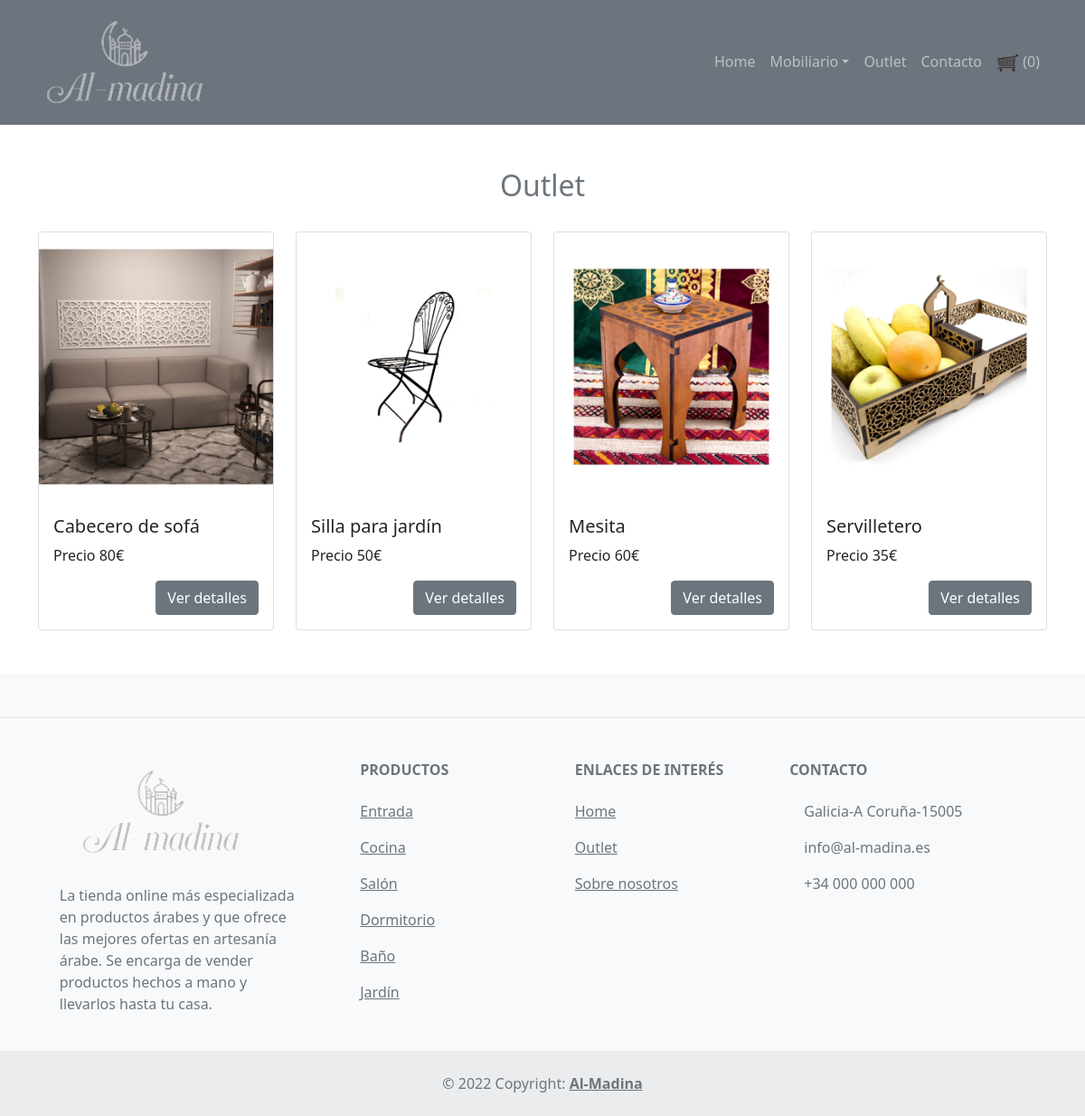
/outlet.php, run on the app's committed database.
### tables this page shows
CREATE TABLE `outlet` (
  `PID` int(20) NOT NULL,
  `PRODUCT` varchar(20) NOT NULL,
  `PRICE` int(20) NOT NULL,
  `IMAGE` varchar(20) NOT NULL,
  `DESCRIPTION` varchar(250) NOT NULL
);

### outlet.php (the view, shortened to what this page needs)
<?php
	include "config.php";
	$data=[];
	$sql="select * from outlet";
	$res=$con->query($sql);
	if($res->num_rows>0){
		while($row=$res->fetch_assoc()){
			$data[]=$row;
		}
	}
?>
<html>
	<head>
		<link rel="stylesheet" href="https://maxcdn.bootstrapcdn.com/bootstrap/4.0.0/css/bootstrap.min.css">
    </head>
    <body>
		<?php include "navbar.php"; ?>
        <div class='container mt-5 pb-5'>
			<h2 class='text-muted mb-4 text-center'>Outlet</h2>
			<div class='row'>
				<?php foreach($data as $row): ?>
					<div class='col-md-3 mt-2'>
						<div class="card">
						  <img class="card-img-top" src="images/<?php echo $row["IMAGE"]; ?>" >
						  <div class="card-body">
							<h5 class="card-title"><?php echo $row["PRODUCT"]; ?></h5>
							<p class="card-text">
								Precio <?php echo $row["PRICE"]; ?>€
							</p>
							<a href="view_details_outlet.php?id=<?php echo $row["PID"]; ?>" class='btn btn-secondary  float-right' >Ver detalles</a>
						  </div>
						</div>
					</div>
				<?php endforeach; ?>
			</div>
		</div>
	<footer class="text-center text-lg-start bg-light text-muted">
		<section class="d-flex justify-content-center justify-content-lg-between p-4 border-bottom">
		</section>
		<section class="">
			<div class="container text-center text-md-start mt-5">
				<div class="row mt-3">
					<div class="col-md-3 col-lg-4 col-xl-3 mx-auto mb-4">
						<h6 class="text-uppercase fw-bold mb-4">
							<i class="fas fa-gem me-3"></i><img src="images/logo1.png">
						</h6>
						<p>
							La tienda online más especializada en productos árabes y que ofrece las mejores ofertas en artesanía árabe. Se encarga de vender productos hechos a mano y llevarlos hasta tu casa.
						</p>
					</div>
					<div class="col-md-2 col-lg-2 col-xl-2 mx-auto mb-4">
						<h6 class="text-uppercase fw-bold mb-4">
							Productos
						</h6>
						<p>
							<a href="index.php" class="text-reset">Entrada</a>
						</p>
						<p>
							<a href="cocina.php" class="text-reset">Cocina</a>
						</p>
						<p>
							<a href="salon.php" class="text-reset">Salón</a>
						</p>
						<p>
							<a href="dormitorio.php" class="text-reset">Dormitorio</a>
						</p>
						<p>
							<a href="baño.php" class="text-reset">Baño</a>
						</p>
						<p>
							<a href="jardin.php" class="text-reset">Jardín</a>
						</p>
					</div>
					<div class="col-md-3 col-lg-2 col-xl-2 mx-auto mb-4">
						<h6 class="text-uppercase fw-bold mb-4">
							Enlaces de interés
						</h6>
						<p>
							<a href="home.php" class="text-reset">Home</a>
						</p>
						<p>
							<a href="outlet.php" class="text-reset">Outlet</a>
						</p>
						<p>
							<a href="#" class="text-reset">Sobre nosotros</a>
						</p>
					</div>
					<div class="col-md-4 col-lg-3 col-xl-3 mx-auto mb-md-0 mb-4">
						<h6 class="text-uppercase fw-bold mb-4">Contacto</h6>
						<p><i class="fas fa-home me-3"></i>Galicia-A Coruña-15005</p>
						<p>
							info@al-madina.es
						</p>
						<p><i class="fas fa-phone me-3"></i> +34 000 000 000</p>
					</div>
				</div>
			</div>
		</section>
		<div class="text-center p-4" style="background-color: rgba(0, 0, 0, 0.05);">
			© 2022 Copyright:
			<a class="text-reset fw-bold" href="home.php">Al-Madina</a>
		</div>
	</footer>
    </body>
</html>

### data on the page
outlet: IMAGE (picture), PRODUCT "Cabecero de sofá", PRICE "80"
outlet: IMAGE (picture), PRODUCT "Silla para jardín", PRICE "50"
outlet: IMAGE (picture), PRODUCT "Mesita", PRICE "60"
outlet: IMAGE (picture), PRODUCT "Servilletero", PRICE "35"

### other printed values
$cart->get_cart_count() "0"
